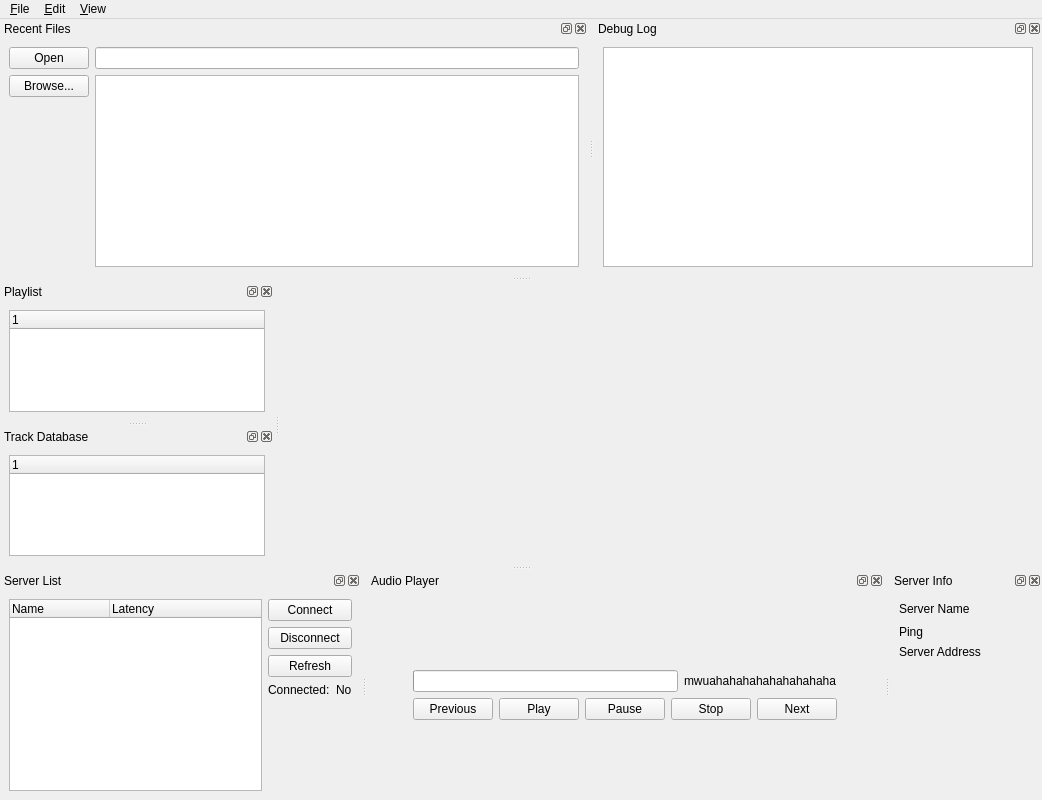
<ui version="4.0" >
 <class>MainWindow</class>
 <widget class="QMainWindow" name="MainWindow" >
  <property name="geometry" >
   <rect>
    <x>0</x>
    <y>0</y>
    <width>1042</width>
    <height>800</height>
   </rect>
  </property>
  <property name="windowTitle" >
   <string>QTPlayer</string>
  </property>
  <property name="dockNestingEnabled" >
   <bool>true</bool>
  </property>
  <property name="dockOptions" >
   <set>QMainWindow::AllowNestedDocks|QMainWindow::AllowTabbedDocks|QMainWindow::AnimatedDocks|QMainWindow::VerticalTabs</set>
  </property>
  <widget class="QWidget" name="centralwidget" />
  <widget class="QMenuBar" name="menubar" >
   <property name="geometry" >
    <rect>
     <x>0</x>
     <y>0</y>
     <width>1042</width>
     <height>19</height>
    </rect>
   </property>
   <widget class="QMenu" name="menu_File" >
    <property name="title" >
     <string>&amp;File</string>
    </property>
    <addaction name="actionOpen" />
    <addaction name="separator" />
    <addaction name="actionClose" />
   </widget>
   <widget class="QMenu" name="menu_Edit" >
    <property name="title" >
     <string>&amp;Edit</string>
    </property>
    <addaction name="actionCut" />
    <addaction name="actionCopy" />
    <addaction name="actionPaste" />
    <addaction name="actionDelete" />
   </widget>
   <widget class="QMenu" name="menu_View" >
    <property name="title" >
     <string>&amp;View</string>
    </property>
   </widget>
   <addaction name="menu_File" />
   <addaction name="menu_Edit" />
   <addaction name="menu_View" />
  </widget>
  <widget class="QDockWidget" name="dockServerList" >
   <property name="floating" >
    <bool>false</bool>
   </property>
   <property name="features" >
    <set>QDockWidget::AllDockWidgetFeatures</set>
   </property>
   <property name="allowedAreas" >
    <set>Qt::AllDockWidgetAreas</set>
   </property>
   <property name="windowTitle" >
    <string>Server List</string>
   </property>
   <attribute name="dockWidgetArea" >
    <number>8</number>
   </attribute>
   <widget class="QWidget" name="dockWidgetContents" >
    <layout class="QHBoxLayout" >
     <item>
      <widget class="QTreeWidget" name="serverlist" >
       <column>
        <property name="text" >
         <string>Name</string>
        </property>
       </column>
       <column>
        <property name="text" >
         <string>Latency</string>
        </property>
       </column>
      </widget>
     </item>
     <item>
      <layout class="QVBoxLayout" >
       <item>
        <widget class="QPushButton" name="ConnectButton" >
         <property name="text" >
          <string>Connect</string>
         </property>
        </widget>
       </item>
       <item>
        <widget class="QPushButton" name="DisconnectButton" >
         <property name="text" >
          <string>Disconnect</string>
         </property>
        </widget>
       </item>
       <item>
        <widget class="QPushButton" name="RefreshButton" >
         <property name="text" >
          <string>Refresh</string>
         </property>
        </widget>
       </item>
       <item>
        <layout class="QHBoxLayout" >
         <item>
          <widget class="QLabel" name="label_2" >
           <property name="text" >
            <string>Connected:</string>
           </property>
          </widget>
         </item>
         <item>
          <widget class="QLabel" name="labelConnected" >
           <property name="text" >
            <string>No</string>
           </property>
          </widget>
         </item>
        </layout>
       </item>
       <item>
        <spacer>
         <property name="orientation" >
          <enum>Qt::Vertical</enum>
         </property>
         <property name="sizeHint" >
          <size>
           <width>20</width>
           <height>40</height>
          </size>
         </property>
        </spacer>
       </item>
      </layout>
     </item>
    </layout>
   </widget>
  </widget>
  <widget class="QDockWidget" name="dockFileHistory" >
   <property name="floating" >
    <bool>false</bool>
   </property>
   <property name="features" >
    <set>QDockWidget::AllDockWidgetFeatures</set>
   </property>
   <property name="allowedAreas" >
    <set>Qt::AllDockWidgetAreas</set>
   </property>
   <property name="windowTitle" >
    <string>Recent Files</string>
   </property>
   <attribute name="dockWidgetArea" >
    <number>4</number>
   </attribute>
   <widget class="QWidget" name="dockWidgetContents_2" >
    <layout class="QGridLayout" >
     <property name="leftMargin" >
      <number>9</number>
     </property>
     <property name="topMargin" >
      <number>9</number>
     </property>
     <property name="rightMargin" >
      <number>9</number>
     </property>
     <property name="bottomMargin" >
      <number>9</number>
     </property>
     <item row="0" column="0" >
      <widget class="QPushButton" name="OpenEditButton" >
       <property name="text" >
        <string>Open</string>
       </property>
      </widget>
     </item>
     <item row="0" column="1" >
      <widget class="QLineEdit" name="lineEdit" />
     </item>
     <item row="1" column="0" >
      <layout class="QVBoxLayout" >
       <item>
        <widget class="QPushButton" name="OpenButton" >
         <property name="text" >
          <string>Browse...</string>
         </property>
        </widget>
       </item>
       <item>
        <spacer>
         <property name="orientation" >
          <enum>Qt::Vertical</enum>
         </property>
         <property name="sizeHint" >
          <size>
           <width>20</width>
           <height>40</height>
          </size>
         </property>
        </spacer>
       </item>
      </layout>
     </item>
     <item row="1" column="1" >
      <widget class="QListWidget" name="listRecentFiles" />
     </item>
    </layout>
   </widget>
  </widget>
  <widget class="QDockWidget" name="dockDebugLog" >
   <property name="floating" >
    <bool>false</bool>
   </property>
   <property name="features" >
    <set>QDockWidget::AllDockWidgetFeatures</set>
   </property>
   <property name="allowedAreas" >
    <set>Qt::AllDockWidgetAreas</set>
   </property>
   <property name="windowTitle" >
    <string>Debug Log</string>
   </property>
   <attribute name="dockWidgetArea" >
    <number>4</number>
   </attribute>
   <widget class="QWidget" name="dockWidgetContents_3" >
    <layout class="QHBoxLayout" >
     <item>
      <widget class="QTextEdit" name="textEdit" />
     </item>
    </layout>
   </widget>
  </widget>
  <widget class="QDockWidget" name="dockAudioPlayer" >
   <property name="features" >
    <set>QDockWidget::AllDockWidgetFeatures</set>
   </property>
   <property name="allowedAreas" >
    <set>Qt::AllDockWidgetAreas</set>
   </property>
   <property name="windowTitle" >
    <string>Audio Player</string>
   </property>
   <attribute name="dockWidgetArea" >
    <number>8</number>
   </attribute>
   <widget class="QWidget" name="dockWidgetContents_6" >
    <layout class="QGridLayout" >
     <item row="1" column="1" >
      <layout class="QHBoxLayout" >
       <item>
        <widget class="QProgressBar" name="trackProgress" >
         <property name="value" >
          <number>0</number>
         </property>
         <property name="alignment" >
          <set>Qt::AlignLeading</set>
         </property>
         <property name="textVisible" >
          <bool>false</bool>
         </property>
         <property name="format" >
          <string>%p%</string>
         </property>
        </widget>
       </item>
       <item>
        <widget class="QLabel" name="label" >
         <property name="text" >
          <string>mwuahahahahahahahahaha</string>
         </property>
        </widget>
       </item>
      </layout>
     </item>
     <item row="2" column="1" >
      <layout class="QHBoxLayout" >
       <item>
        <widget class="QPushButton" name="PreviousButton" >
         <property name="text" >
          <string>Previous</string>
         </property>
         <property name="icon" >
          <iconset resource="icons.qrc" >:/new/prefix1/Images/Prev.png</iconset>
         </property>
        </widget>
       </item>
       <item>
        <widget class="QPushButton" name="PlayButton" >
         <property name="text" >
          <string>Play</string>
         </property>
         <property name="icon" >
          <iconset resource="icons.qrc" >:/new/prefix1/Images/Play.png</iconset>
         </property>
        </widget>
       </item>
       <item>
        <widget class="QPushButton" name="PauseButton" >
         <property name="text" >
          <string>Pause</string>
         </property>
         <property name="icon" >
          <iconset resource="icons.qrc" >:/new/prefix1/Images/Pause.png</iconset>
         </property>
        </widget>
       </item>
       <item>
        <widget class="QPushButton" name="StopButton" >
         <property name="text" >
          <string>Stop</string>
         </property>
         <property name="icon" >
          <iconset resource="icons.qrc" >:/new/prefix1/Images/Stop.png</iconset>
         </property>
        </widget>
       </item>
       <item>
        <widget class="QPushButton" name="NextButton" >
         <property name="text" >
          <string>Next</string>
         </property>
         <property name="icon" >
          <iconset resource="icons.qrc" >:/new/prefix1/Images/Next.png</iconset>
         </property>
        </widget>
       </item>
      </layout>
     </item>
     <item row="0" column="1" >
      <spacer>
       <property name="orientation" >
        <enum>Qt::Vertical</enum>
       </property>
       <property name="sizeHint" >
        <size>
         <width>20</width>
         <height>40</height>
        </size>
       </property>
      </spacer>
     </item>
     <item row="3" column="1" >
      <spacer>
       <property name="orientation" >
        <enum>Qt::Vertical</enum>
       </property>
       <property name="sizeHint" >
        <size>
         <width>20</width>
         <height>40</height>
        </size>
       </property>
      </spacer>
     </item>
     <item row="1" column="0" >
      <spacer>
       <property name="orientation" >
        <enum>Qt::Horizontal</enum>
       </property>
       <property name="sizeHint" >
        <size>
         <width>40</width>
         <height>20</height>
        </size>
       </property>
      </spacer>
     </item>
     <item row="1" column="2" >
      <spacer>
       <property name="orientation" >
        <enum>Qt::Horizontal</enum>
       </property>
       <property name="sizeHint" >
        <size>
         <width>40</width>
         <height>20</height>
        </size>
       </property>
      </spacer>
     </item>
    </layout>
   </widget>
  </widget>
  <widget class="QDockWidget" name="dockServerInfo" >
   <property name="features" >
    <set>QDockWidget::AllDockWidgetFeatures</set>
   </property>
   <property name="allowedAreas" >
    <set>Qt::AllDockWidgetAreas</set>
   </property>
   <property name="windowTitle" >
    <string>Server Info</string>
   </property>
   <attribute name="dockWidgetArea" >
    <number>8</number>
   </attribute>
   <widget class="QWidget" name="dockWidgetContents_4" >
    <layout class="QGridLayout" >
     <item row="0" column="0" >
      <widget class="QLabel" name="lblsvname" >
       <property name="text" >
        <string>Server Name</string>
       </property>
      </widget>
     </item>
     <item row="0" column="1" >
      <widget class="QLabel" name="lblServerName" >
       <property name="text" >
        <string/>
       </property>
       <property name="indent" >
        <number>-1</number>
       </property>
      </widget>
     </item>
     <item row="0" column="2" >
      <spacer>
       <property name="orientation" >
        <enum>Qt::Horizontal</enum>
       </property>
       <property name="sizeHint" >
        <size>
         <width>40</width>
         <height>20</height>
        </size>
       </property>
      </spacer>
     </item>
     <item row="1" column="0" >
      <widget class="QLabel" name="lblping" >
       <property name="text" >
        <string>Ping</string>
       </property>
      </widget>
     </item>
     <item row="1" column="1" >
      <widget class="QLabel" name="lblPing" >
       <property name="text" >
        <string/>
       </property>
      </widget>
     </item>
     <item row="2" column="0" >
      <widget class="QLabel" name="lblAddress" >
       <property name="text" >
        <string>Server Address</string>
       </property>
      </widget>
     </item>
     <item row="2" column="1" >
      <widget class="QLabel" name="lblServerAddress" >
       <property name="text" >
        <string/>
       </property>
      </widget>
     </item>
     <item row="3" column="0" >
      <spacer>
       <property name="orientation" >
        <enum>Qt::Vertical</enum>
       </property>
       <property name="sizeHint" >
        <size>
         <width>20</width>
         <height>40</height>
        </size>
       </property>
      </spacer>
     </item>
    </layout>
   </widget>
  </widget>
  <widget class="QDockWidget" name="dockPlaylist" >
   <property name="windowTitle" >
    <string>Playlist</string>
   </property>
   <attribute name="dockWidgetArea" >
    <number>1</number>
   </attribute>
   <widget class="QWidget" name="dockWidgetContents_5" >
    <layout class="QHBoxLayout" >
     <item>
      <widget class="QPlaylist" name="PlayListWidget" >
       <column>
        <property name="text" >
         <string>1</string>
        </property>
       </column>
      </widget>
     </item>
    </layout>
   </widget>
  </widget>
  <widget class="QDockWidget" name="dockDatabase" >
   <property name="windowTitle" >
    <string>Track Database</string>
   </property>
   <attribute name="dockWidgetArea" >
    <number>1</number>
   </attribute>
   <widget class="QWidget" name="dockWidgetContents_7" >
    <layout class="QHBoxLayout" >
     <item>
      <widget class="QPlaylist" name="DataBaseWidget" >
       <property name="editTriggers" >
        <set>QAbstractItemView::AllEditTriggers</set>
       </property>
       <property name="selectionBehavior" >
        <enum>QAbstractItemView::SelectItems</enum>
       </property>
       <property name="textElideMode" >
        <enum>Qt::ElideRight</enum>
       </property>
       <column>
        <property name="text" >
         <string>1</string>
        </property>
       </column>
      </widget>
     </item>
    </layout>
   </widget>
  </widget>
  <action name="action_Quit" >
   <property name="text" >
    <string>&amp;Quit</string>
   </property>
  </action>
  <action name="actionOpen" >
   <property name="text" >
    <string>Open</string>
   </property>
  </action>
  <action name="actionClose" >
   <property name="text" >
    <string>Close</string>
   </property>
  </action>
  <action name="actionCut" >
   <property name="text" >
    <string>Cut</string>
   </property>
  </action>
  <action name="actionCopy" >
   <property name="text" >
    <string>Copy</string>
   </property>
  </action>
  <action name="actionPaste" >
   <property name="text" >
    <string>Paste</string>
   </property>
  </action>
  <action name="actionDelete" >
   <property name="text" >
    <string>Delete</string>
   </property>
  </action>
 </widget>
 <customwidgets>
  <customwidget>
   <class>QPlaylist</class>
   <extends>QTreeWidget</extends>
   <header>QPlaylist.h</header>
  </customwidget>
 </customwidgets>
 <resources>
  <include location="icons.qrc" />
 </resources>
 <connections>
  <connection>
   <sender>actionClose</sender>
   <signal>triggered()</signal>
   <receiver>MainWindow</receiver>
   <slot>close()</slot>
   <hints>
    <hint type="sourcelabel" >
     <x>-1</x>
     <y>-1</y>
    </hint>
    <hint type="destinationlabel" >
     <x>127</x>
     <y>80</y>
    </hint>
   </hints>
  </connection>
  <connection>
   <sender>lineEdit</sender>
   <signal>returnPressed()</signal>
   <receiver>OpenEditButton</receiver>
   <slot>click()</slot>
   <hints>
    <hint type="sourcelabel" >
     <x>485</x>
     <y>340</y>
    </hint>
    <hint type="destinationlabel" >
     <x>485</x>
     <y>312</y>
    </hint>
   </hints>
  </connection>
  <connection>
   <sender>OpenButton</sender>
   <signal>clicked()</signal>
   <receiver>actionOpen</receiver>
   <slot>trigger()</slot>
   <hints>
    <hint type="sourcelabel" >
     <x>47</x>
     <y>90</y>
    </hint>
    <hint type="destinationlabel" >
     <x>-1</x>
     <y>-1</y>
    </hint>
   </hints>
  </connection>
 </connections>
</ui>
